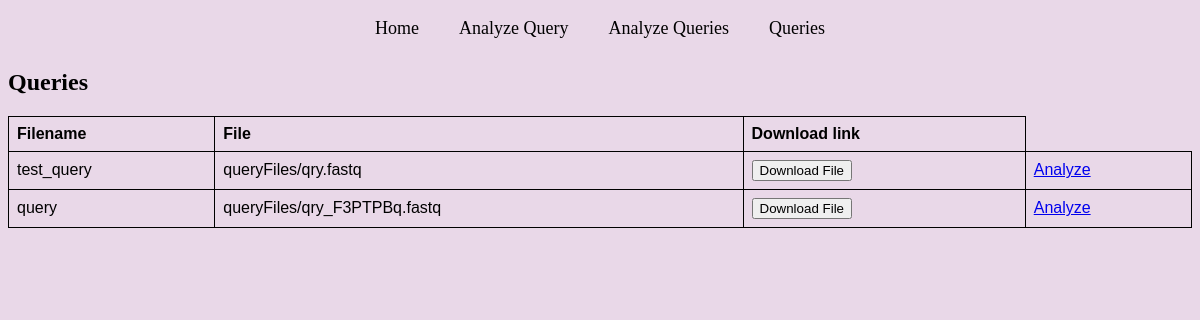
The page /query/query_list/ on the database as committed earlier.
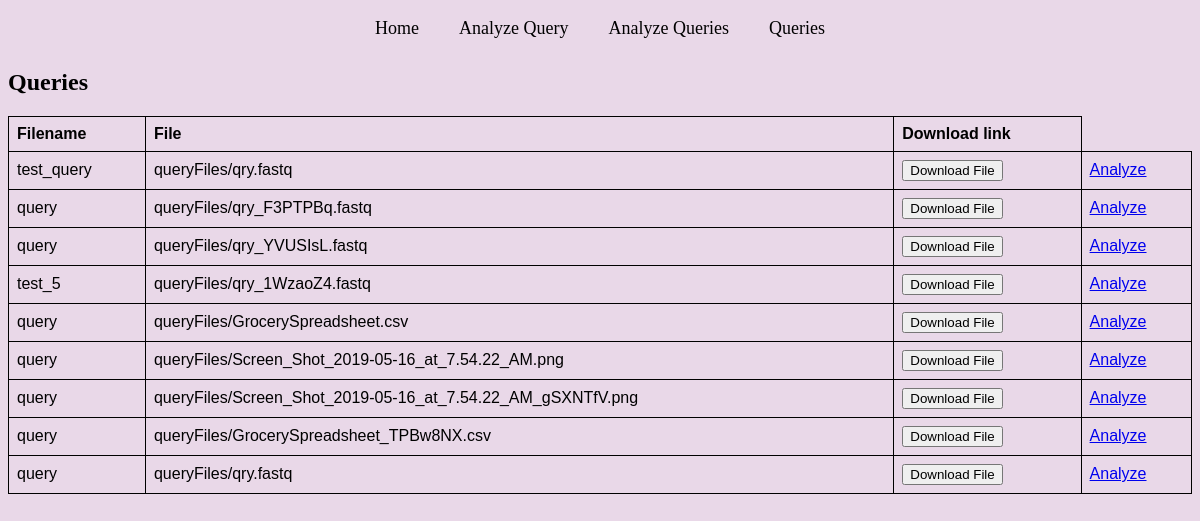
The same page on the database as committed later.
### queries/models.py (models this page shows, shortened)
class Query(models.Model):
    fileName = models.CharField(max_length=100, default='query')
    queryFile = models.FileField(upload_to='queryFiles/', null=True, blank=True)
    query_collection = models.ForeignKey(Queries, on_delete=models.CASCADE, null=True)

### queries/views.py (the view)
# urls.py: path('query_list/', views.query_list, name='query_list'),
def query_list(request):
    queries = Query.objects.all()
    context = {
        'queries': queries,
        'empty': len(queries) == 0
    }
    return render(request, 'queries/query_list.html', context)

### queries/templates/queries/query_list.html
{% extends 'base.html' %}
{% block content %}
    {% if empty %}
        <h2>There are no queries.</h2>
    {% else %}
        <h2>Queries</h2>
        <table class="table">
            <thead>
            <tr>
                <th>Filename</th>
                <th>File</th>
                <th>Download link</th>
            </tr>
            </thead>
            <tbody>
                {% for query in queries %}
                <tr>
                    <td> {{ query.fileName }}</td>
                    <td> {{ query.queryFile }}</td>
                    <td>
                        <a href="{{ query.queryFile.url }}"><button>Download File</button></a>
                    </td>
                    <td>
                        <a href="{% url 'queries:analyze' query_id=query.id %}" target="_blank">
                            Analyze
                        </a>
                    </td>
                </tr>
                {% endfor %}
            </tbody>
        </table>
    {% endif %}
{% endblock %}

### templates/base.html (shortened to what this page needs)
<!doctype html>
<html>
{% load static %}
<link rel="stylesheet" href="{% static 'css/base.css' %}">
<head>
</head>
<body>
  {% block navigation %}
  {% include 'navbar.html' %}
  {% endblock %}
  {% block content %}{% endblock %}
  </body>
</html>

### templates/navbar.html
<nav class="navigation">
  <ul>
    <li><a href="{% url 'home' %}">Home</a></li>
    <li><a href="{% url 'queries:input_single' %}"> Analyze Query</a></li>
    <li><a href="{% url 'queries:input_multiple' %}"> Analyze Queries</a></li>
    <li><a href="{% url 'queries:query_list' %}">Queries</a></li>
  </ul>
</nav>

### static/css/base.css (style rules this page uses)
.navigation ul { list-style-type:none; margin: 0; padding: 0; overflow: hidden; text-align: center; }
body { background-color: #E9D8E8; }
table { font-family: sans-serif; border-collapse: collapse; width: 100%; }
td, th { border: 1px solid black; text-align: left; padding: 8px; }
.navigation li { display: inline; }
.navigation a { display: inline-block; color:#000; text-align: center; padding: 10px 18px; font-size: 18px; text-decoration: none; }

Rows that differ between the two databases and show on the page:
added Query: fileName "query", queryFile "queryFiles/qry_YVUSIsL.fastq"
added Query: fileName "test_5", queryFile "queryFiles/qry_1WzaoZ4.fastq"
added Query: fileName "query", queryFile "queryFiles/GrocerySpreadsheet.csv"
added Query: fileName "query", queryFile "queryFiles/Screen_Shot_2019-05-16_at_7.54.22_AM.png"
added Query: fileName "query", queryFile "queryFiles/Screen_Shot_2019-05-16_at_7.54.22_AM_gSXNTfV.png"
added Query: fileName "query", queryFile "queryFiles/GrocerySpreadsheet_TPBw8NX.csv"
added Query: fileName "query", queryFile "queryFiles/qry.fastq"
